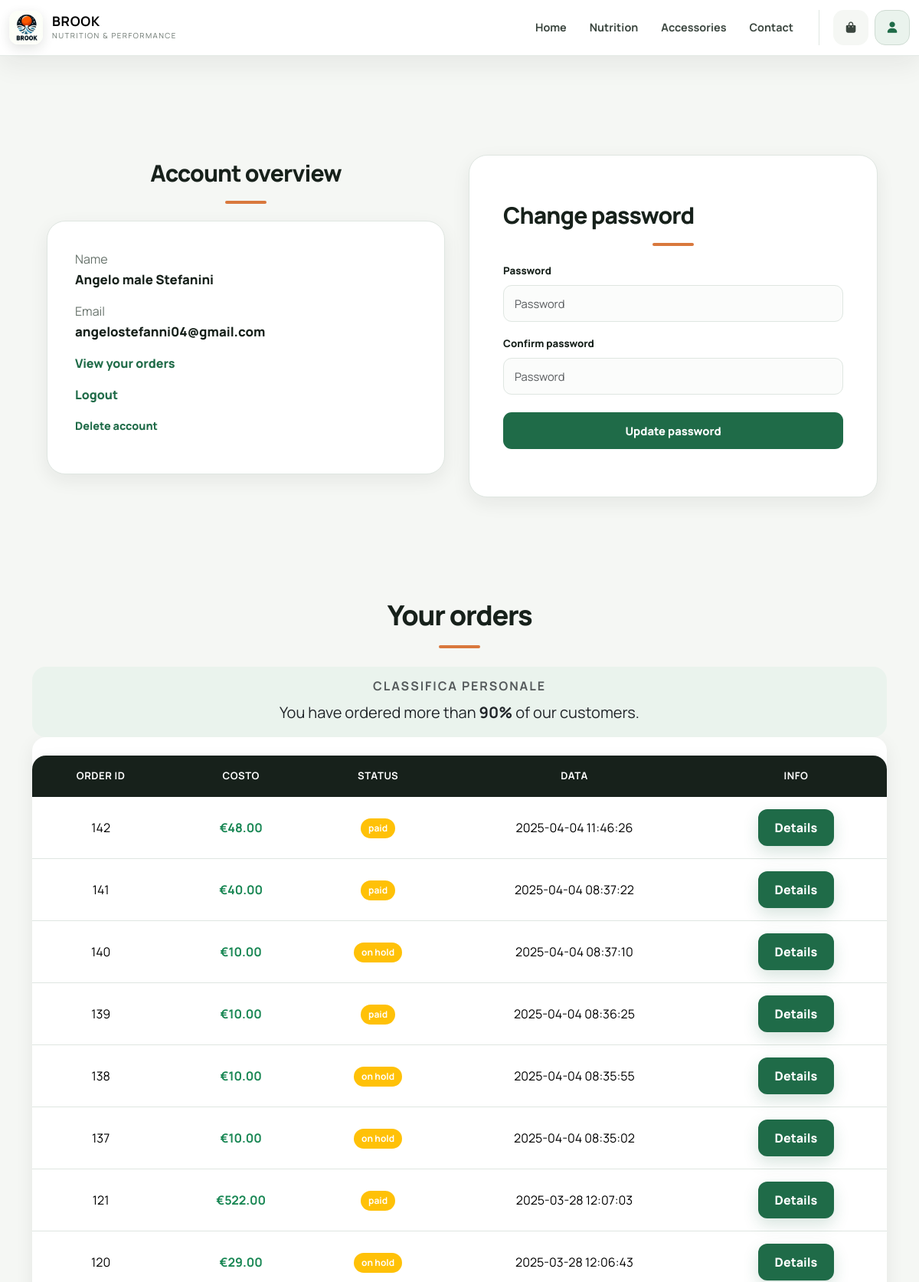
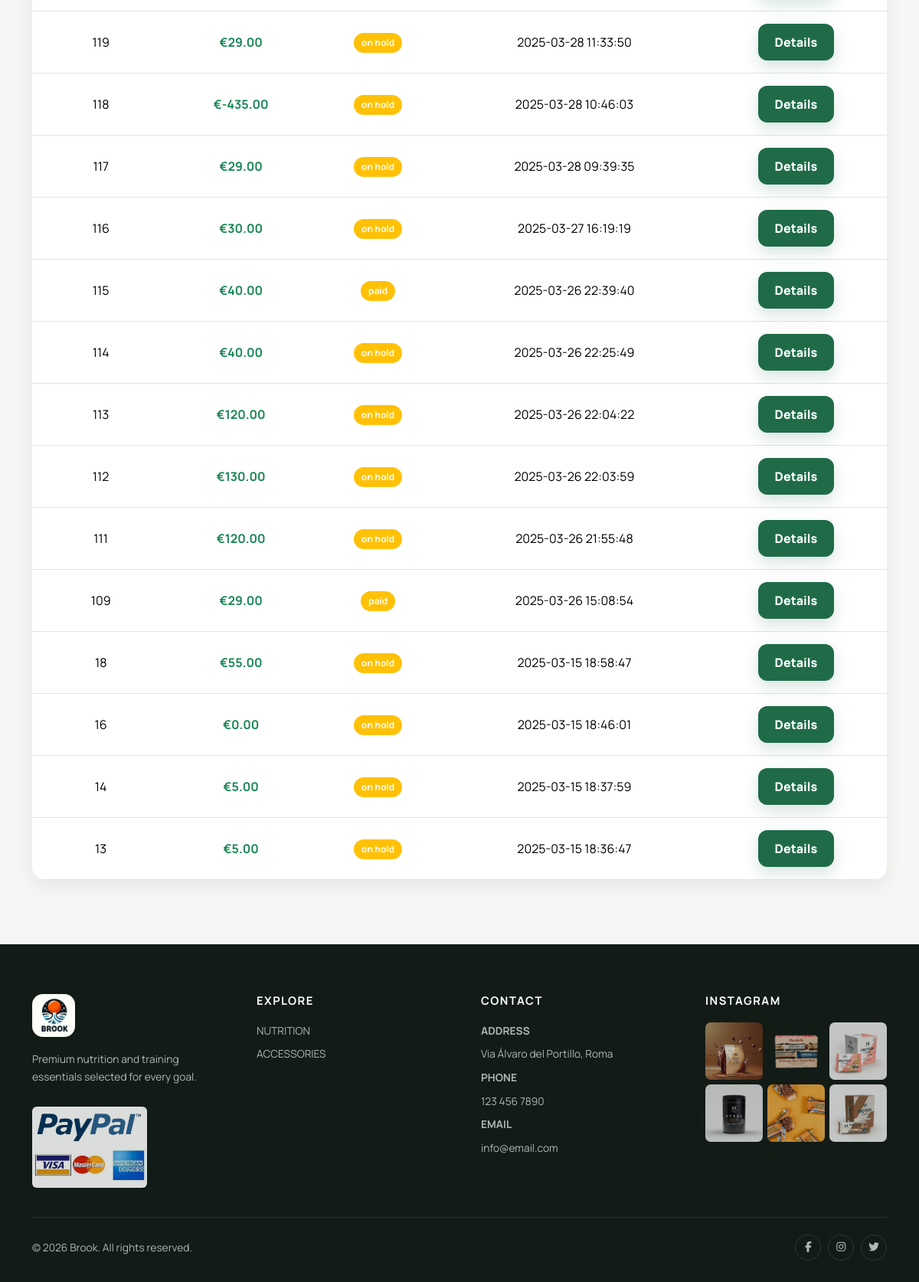
The app's page /account.php (signed in) with its own data (2 pictures, top to bottom).
### tables this page shows
CREATE TABLE IF NOT EXISTS `orders` (
  `order_id` int NOT NULL AUTO_INCREMENT,
  `order_cost` decimal(6,2) NOT NULL,
  `order_status` varchar(100) NOT NULL DEFAULT 'on_hold',
  `user_id` int NOT NULL,
  `user_phone` varchar(255) NOT NULL,
  `user_city` varchar(255) NOT NULL,
  `user_address` varchar(255) NOT NULL,
  `order_date` datetime NOT NULL DEFAULT CURRENT_TIMESTAMP,
  PRIMARY KEY (`order_id`),
  KEY `idx_orders_user_id` (`user_id`)
);

### account.php (the view, shortened to what this page needs)
<?php
include('server/connection.php');
if(isset($_SESSION['logged_in'])){
    $user_id = $_SESSION['user_id'];
    $stmt = $conn->prepare("SELECT * FROM orders WHERE user_id=? ORDER BY order_date DESC");
    $stmt->bind_param('i', $user_id);
    $stmt->execute();
    $orders = $stmt->get_result();
    $stmt_rank = $conn->prepare("
        SELECT COUNT(*) AS inferiori FROM (
            SELECT user_id, SUM(order_cost) AS totale_spesa
            FROM orders
            GROUP BY user_id
            HAVING totale_spesa < (
                SELECT SUM(order_cost)
                FROM orders
                WHERE user_id = ?
            )
        ) AS sotto
    ");
    $stmt_rank->bind_param("i", $user_id);
    $stmt_rank->execute();
    $res_rank = $stmt_rank->get_result();
    $utenti_inferiori = $res_rank->fetch_assoc()['inferiori'] ?? 0;
    $stmt_tot = $conn->prepare("SELECT COUNT(DISTINCT user_id) AS totale_utenti FROM orders");
    $stmt_tot->execute();
    $res_tot = $stmt_tot->get_result();
    $totale_utenti = $res_tot->fetch_assoc()['totale_utenti'] ?? 1;
    $percentuale = round(($utenti_inferiori / $totale_utenti) * 100);
}
?>
<?php include('layouts/header.php'); ?>
<section class="my-5 py-3">
  <div class="row container mx-auto">
    <div class="text-center mt-3 pt-5 col-lg-6 col-md-12 col-sm-12">
      <h3 class="font-weight-bold">Account overview</h3>
      <hr class="mx-auto">
      <div class="account-info">
        <p>Name <span><?php echo $_SESSION['user_name']; ?></span></p>
        <p>Email <span><?php echo $_SESSION['user_email']; ?></span></p>
        <p><a href="#orders" id="orders-btn">View your orders</a></p>
        <p><a href="account.php?logout=1" id="logout-btn">Logout</a></p>
        <p><a href="account.php?delete_account=1" onclick="return confirm('Are you sure you want to delete your account? This action cannot be undone.');" style="color: #ff5733; text-decoration: none;font-size: 0.9rem;">Delete account</a></p>
      </div>
    </div>
    <div class="col-lg-6 col-md-12 col-sm-12">
      <form id="account-form" method="POST" action="account.php">
        <h3>Change password</h3>
        <hr class="mx-auto">
        <div class="form-group">
          <label>Password</label>
          <input type="password" class="form-control" name="password" placeholder="Password">
        </div>
        <div class="form-group">
          <label>Confirm password</label>
          <input type="password" class="form-control" name="confirm-password" placeholder="Password">
        </div>
        <div class="form-group">
          <input type="submit" value="Update password" name="change_password" class="btn" />
        </div>
      </form>
    </div>
  </div>
</section>
<section id="orders" class="orders container my-1 py-1">
  <div class="container mt-1">
    <h2 class="font-weight-bold text-center">Your orders</h2>
    <hr class="mx-auto">
  </div>
  <div class="mt-4 card border-0 shadow-sm">
          <div class="card-body text-center">
            <h6 class="card-title text-muted">Classifica personale</h6>
            <p class="card-text fs-5">
              You have ordered more than <strong><?php echo $percentuale; ?>%</strong> of our customers.
            </p>
          </div>
        </div>
  <div class="table-responsive">
    <table class="table table-hover mt-4 text-center">
      <thead class="table-dark">
        <tr>
          <th>Order Id</th>
          <th>Costo</th>
          <th>Status</th>
          <th>Data</th>
          <th>Info</th>
        </tr>
      </thead>
      <tbody>
        <?php
        if ($orders && $orders->num_rows > 0) {
          while ($row = $orders->fetch_assoc()) { ?>
            <tr class="align-middle">
              <td><?php echo htmlspecialchars($row['order_id']); ?></td>
              <td class="text-success fw-bold">€<?php echo htmlspecialchars($row['order_cost']); ?></td>
              <td>
                <span class="badge bg-<?php echo ($row['order_status'] == 'Completed') ? 'success' : 'warning'; ?>">
                  <?php echo htmlspecialchars($row['order_status']); ?>
                </span>
              </td>
              <td><?php echo htmlspecialchars($row['order_date']); ?></td>
              <td>
                <a href="order_details.php?order_id=<?php echo $row['order_id']; ?>" class="btn btn-orange" id="details_btn">
                  Details
                </a>
              </td>
            </tr>
          <?php }
        } else { ?>
          <tr>
            <td colspan="5" class="text-muted py-4">No orders yet</td>
          </tr>
        <?php } ?>
      </tbody>
    </table>
  </div>
</section>
<?php include('layouts/footer.php'); ?>

### assets/css/style.css (style rules this page uses)
:root { --ink: #17211b; --muted: #68736c; --green: #1f6b48; --green-dark: #164d35; --green-soft: #eaf3ed; --accent: #d9783d; --accent-dark: #bd5f2c; --surface: #ffffff; --canvas: #f5f7f4; --line: #dfe6e1; --shadow-sm: 0 8px 24px rgba(23, 33, 27, .07); --shadow-lg: 0 22px 55px rgba(23, 33, 27, .13); --radius: 18px; }
* { margin: 0; padding: 0; box-sizing: border-box; }
html { scroll-behavior: smooth; }
body { font-family: 'Manrope', sans-serif; background: var(--canvas); color: var(--ink); line-height: 1.65; -webkit-font-smoothing: antialiased; }
body > section:not(#home):first-of-type { padding-top: 96px !important; }
h1, h2, h3, h4, h5, h6 { color: var(--ink); line-height: 1.2; }
h2 { font-size: clamp(1.8rem, 3vw, 2.7rem); font-weight: 800; letter-spacing: -.035em; }
h3 { font-size: clamp(1.65rem, 2.5vw, 2.35rem); font-weight: 800; letter-spacing: -.03em; }
h6 { color: var(--muted); font-weight: 700; text-transform: uppercase; letter-spacing: .12em; }
a { color: inherit; }
hr { width: 54px; height: 4px; margin: 18px auto 22px; border: 0; border-radius: 20px; background: var(--accent); opacity: 1; }
button, .btn, .buy-btn, #details_btn, .btn-orange { border: 0; border-radius: 12px; font-family: inherit; font-weight: 800; text-decoration: none; transition: transform .2s ease, background .2s ease, box-shadow .2s ease; }
#home button, .buy-btn, #details_btn, .btn-orange, #checkout-btn, .checkout-btn { display: inline-flex; align-items: center; justify-content: center; min-height: 46px; padding: 12px 22px; background: var(--green); color: white; box-shadow: 0 8px 20px rgba(31, 107, 72, .18); }
.cart table, .orders table, .order-summary, .table-responsive { overflow: hidden; border: 0 !important; border-radius: var(--radius); background: white; box-shadow: var(--shadow-sm); }
.cart th, .table thead th { padding: 16px 18px; border: 0; background: var(--ink) !important; color: white; font-size: .82rem; letter-spacing: .04em; text-transform: uppercase; }
#login-form, #register-form, #checkout-form, #account-form, .payment-container { width: 100%; max-width: 590px; margin: 10px auto 60px; padding: clamp(26px, 5vw, 44px); border: 1px solid var(--line); border-radius: 24px; background: white; box-shadow: var(--shadow-sm); text-align: left; }
#login-form label, #register-form label, #checkout-form label, #account-form label { display: block; margin: 0 0 7px; color: var(--ink); font-size: .83rem; font-weight: 800; }
.form-group { margin-bottom: 18px; }
#login-form input, #register-form input, #checkout-form input, #account-form input { width: 100%; min-height: 48px; margin: 0; padding: 11px 14px; border: 1px solid var(--line); border-radius: 11px; background: #fbfcfb; font-size: .92rem; }
#login-btn, #register-btn, #checkout-btn, #account-form input[type="submit"] { margin-top: 5px !important; background: var(--green) !important; color: white !important; border: 0 !important; }
.account-info { max-width: 520px; margin: 20px auto; padding: 36px; border: 1px solid var(--line); border-radius: 24px; background: white; box-shadow: var(--shadow-sm); text-align: left; }
.account-info p { margin-bottom: 14px; color: var(--muted); }
.account-info span { display: block; color: var(--ink); font-size: 1.05rem; font-weight: 800; }
.account-info a { color: var(--green) !important; font-weight: 800; text-decoration: none; }
#account-form { margin-top: 58px; }
.orders { padding-bottom: 80px !important; }
.orders .card { border-radius: var(--radius); background: var(--green-soft); box-shadow: none !important; }
.table { margin-bottom: 0; }
.table td { padding: 16px; border-color: var(--line); vertical-align: middle; }
.badge { padding: 7px 10px; border-radius: 20px; }

### records on screen
orders: order_id "142", order_cost "48.00", order_status "paid", order_date "2025-04-04 11:46:26"
orders: order_id "141", order_cost "40.00", order_status "paid", order_date "2025-04-04 08:37:22"
orders: order_id "140", order_cost "10.00", order_status "on hold", order_date "2025-04-04 08:37:10"
orders: order_id "139", order_cost "10.00", order_status "paid", order_date "2025-04-04 08:36:25"
orders: order_id "138", order_cost "10.00", order_status "on hold", order_date "2025-04-04 08:35:55"
orders: order_id "137", order_cost "10.00", order_status "on hold", order_date "2025-04-04 08:35:02"
orders: order_id "121", order_cost "522.00", order_status "paid", order_date "2025-03-28 12:07:03"
orders: order_id "120", order_cost "29.00", order_status "on hold", order_date "2025-03-28 12:06:43"
orders: order_id "119", order_cost "29.00", order_status "on hold", order_date "2025-03-28 11:33:50"
orders: order_id "118", order_cost "-435.00", order_status "on hold", order_date "2025-03-28 10:46:03"
orders: order_id "117", order_cost "29.00", order_status "on hold", order_date "2025-03-28 09:39:35"
orders: order_id "116", order_cost "30.00", order_status "on hold", order_date "2025-03-27 16:19:19"
orders: order_id "115", order_cost "40.00", order_status "paid", order_date "2025-03-26 22:39:40"
orders: order_id "114", order_cost "40.00", order_status "on hold", order_date "2025-03-26 22:25:49"
orders: order_id "113", order_cost "120.00", order_status "on hold", order_date "2025-03-26 22:04:22"
orders: order_id "112", order_cost "130.00", order_status "on hold", order_date "2025-03-26 22:03:59"
orders: order_id "111", order_cost "120.00", order_status "on hold", order_date "2025-03-26 21:55:48"
orders: order_id "109", order_cost "29.00", order_status "paid", order_date "2025-03-26 15:08:54"
orders: order_id "18", order_cost "55.00", order_status "on hold", order_date "2025-03-15 18:58:47"
orders: order_id "16", order_cost "0.00", order_status "on hold", order_date "2025-03-15 18:46:01"
orders: order_id "14", order_cost "5.00", order_status "on hold", order_date "2025-03-15 18:37:59"
orders: order_id "13", order_cost "5.00", order_status "on hold", order_date "2025-03-15 18:36:47"

### other values on screen
$_SESSION['user_name'] "Angelo male Stefanini"
$_SESSION['user_email'] "angelostefanni04@gmail.com"
$percentuale "90"
